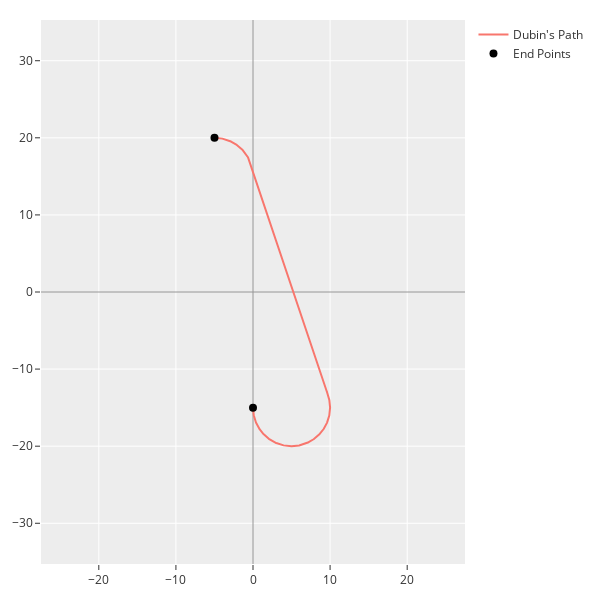

Write notebook code for a chart like this one.
### Code cell
plot_dubin(["Dubin's Path", "lines", optimal_path]).show()

### Figure 1 — Plotly figure (JSON) as saved in the notebook; plotly's stock layout.template omitted (floating-point values rounded to 4 significant figures; data arrays with more than 128 entries replaced by an {"elided": "..."} marker saying what was removed)
{"data": [{"hovertemplate": "Angle: %{text}<br>X: %{x}<br>Y: %{y}", "mode": "lines", "name": "Dubin's Path", "text": {"elided": "5519 str values"}, "type": "scatter", "x": {"elided": "5519 float values"}, "y": {"elided": "5519 float values"}}, {"marker": {"color": "black", "size": 8}, "mode": "markers", "name": "End Points", "type": "scatter", "x": [0, -4.995], "y": [-15, 20.0]}], "layout": {"height": 600, "margin": {"b": 20, "l": 20, "r": 20, "t": 20}, "width": 600, "xaxis": {"domain": [0, 1], "range": [-25.82, 25.82], "type": "linear", "zeroline": true, "zerolinecolor": "#969696"}, "yaxis": {"domain": [0, 1], "range": [-34.1, 34.1], "scaleanchor": "x", "scaleratio": 1, "type": "linear", "zeroline": true, "zerolinecolor": "#969696"}}}
